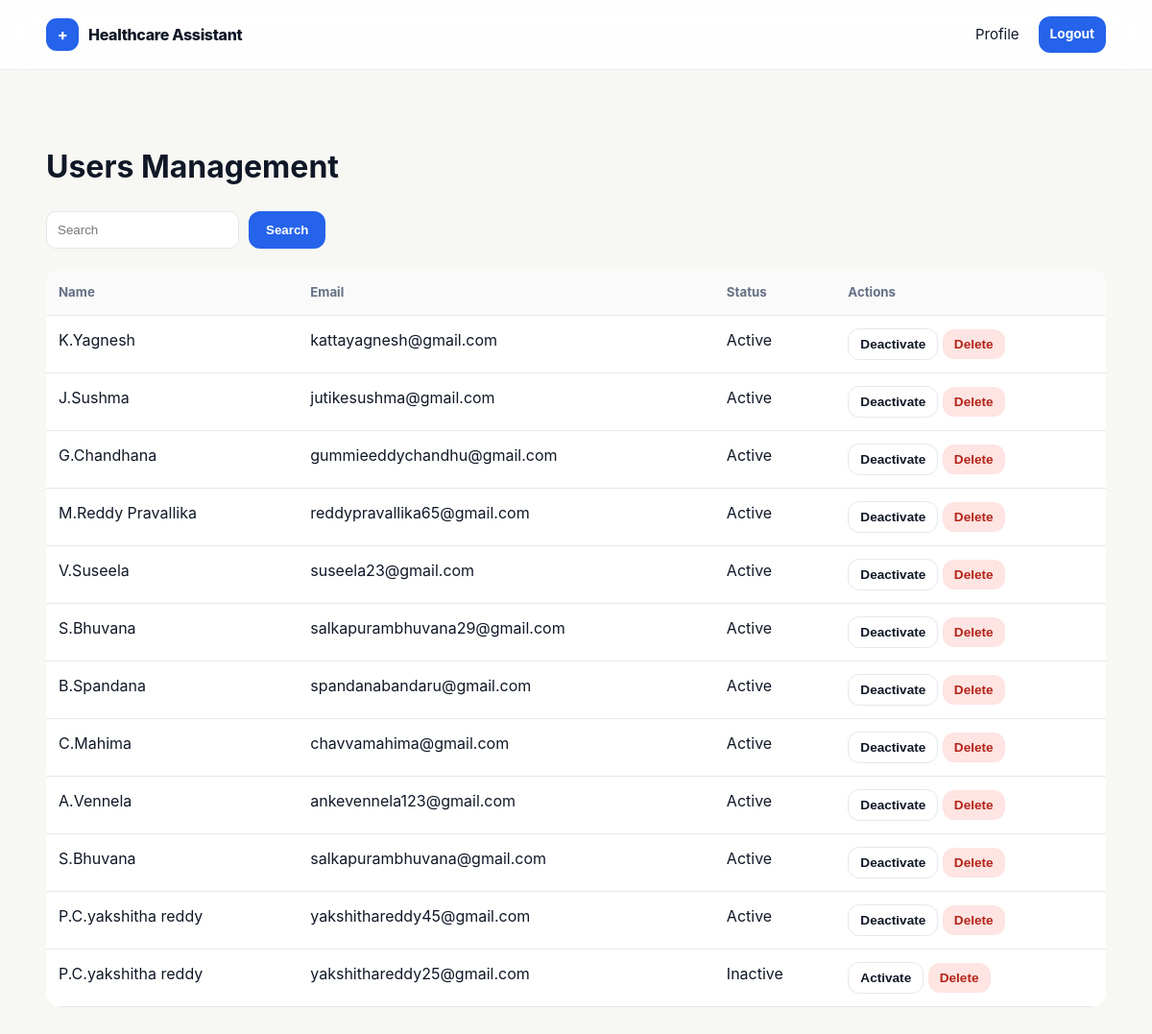
The app's page /admin/users (signed in) with its own data.
### app.py (models this page shows, shortened)
class User(db.Model):
    id = db.Column(db.Integer, primary_key=True)
    name = db.Column(db.String(120), nullable=False)
    email = db.Column(db.String(255), unique=True, nullable=False, index=True)
    password_hash = db.Column(db.String(255), nullable=False)
    age = db.Column(db.Integer)
    gender = db.Column(db.String(40))
    height = db.Column(db.Float)
    weight = db.Column(db.Float)
    is_active = db.Column(db.Boolean, default=True)
    created_at = db.Column(db.DateTime, default=datetime.utcnow)
    symptom_checks = db.relationship("SymptomCheck", backref="user", cascade="all, delete-orphan")
    chats = db.relationship("Chat", backref="user", cascade="all, delete-orphan")
    feedback = db.relationship("Feedback", backref="user", cascade="all, delete-orphan")

### app.py (the view)
@app.route("/admin/users")
@admin_required
def admin_users():
    q=request.args.get("q","").strip(); query=User.query
    if q: query=query.filter((User.name.ilike(f"%{q}%"))|(User.email.ilike(f"%{q}%")))
    return render_template("admin_users.html",users=query.order_by(User.created_at.desc()).all(),q=q)

### app.py (called while the page is built)
def admin_required(fn):
    @wraps(fn)
    def wrapper(*a, **kw):
        aid = session.get("admin_id")
        if not aid:
            flash("Admin login required.", "info")
            return redirect(url_for("admin_login"))
        aobj = db.session.get(Admin, aid)
        if not aobj or not aobj.is_active:
            session.clear()
            return redirect(url_for("admin_login"))
        return fn(*a, **kw)
    return wrapper

@app.context_processor
def globals():
    return {"current_user": db.session.get(User, session.get("user_id")) if session.get("user_id") else None,
            "current_admin": db.session.get(Admin, session.get("admin_id")) if session.get("admin_id") else None}

### templates/admin_users.html
{% extends "base.html" %}{% block title %}Users{% endblock %}{% block content %}<main class="app-main"><div class="container"><h1>Users Management</h1><form class="toolbar"><input name="q" value="{{q}}" placeholder="Search"><button class="btn">Search</button></form><div class="table-wrap"><table class="table"><tr><th>Name</th><th>Email</th><th>Status</th><th>Actions</th></tr>{% for u in users %}<tr><td>{{u.name}}</td><td>{{u.email}}</td><td>{{'Active' if u.is_active else 'Inactive'}}</td><td><form style="display:inline" method="post" action="{{url_for('admin_user_toggle',user_id=u.id)}}"><button class="btn small secondary">{{'Deactivate' if u.is_active else 'Activate'}}</button></form> <form style="display:inline" method="post" action="{{url_for('admin_user_delete',user_id=u.id)}}"><button class="btn small danger" data-confirm="Delete this user?">Delete</button></form></td></tr>{% endfor %}</table></div></div></main>{% endblock %}

### static/css/style.css (style rules this page uses)
:root { --navy:#101827;--blue:#2563eb;--blue2:#eaf2ff;--bg:#f7f7f4;--white:#fff;--line:#e5e7eb;--muted:#667085;--danger:#b42318;--success:#067647;--shadow:0 12px 35px rgba(16,24,39,.07);--radius:18px }
* { box-sizing:border-box }
html { scroll-behavior:smooth }
body { margin:0;font-family:Inter,ui-sans-serif,system-ui,-apple-system,Segoe UI,sans-serif;color:var(--navy);background:var(--bg);line-height:1.55 }
.container { width:min(1120px,92%);margin:auto }
.btn { display:inline-flex;align-items:center;justify-content:center;gap:8px;border:0;border-radius:12px;padding:12px 18px;font-weight:700;cursor:pointer;background:var(--blue);color:#fff }
.btn.secondary { background:#fff;color:var(--navy);border:1px solid var(--line) }
.btn.danger { background:#fee4e2;color:var(--danger) }
.btn.small { padding:8px 12px;font-size:.85rem }
.app-main { padding:55px 0 90px }
.toolbar { display:flex;gap:10px;flex-wrap:wrap;align-items:center;margin-bottom:22px }
.toolbar input,.toolbar select { padding:11px;border:1px solid var(--line);border-radius:10px;background:#fff }
.table-wrap { overflow:auto }
.table { width:100%;border-collapse:collapse;background:#fff;border-radius:15px;overflow:hidden }
.table th,.table td { text-align:left;padding:13px;border-bottom:1px solid var(--line);vertical-align:top }
.table th { font-size:.83rem;color:var(--muted);background:#fafafa }

### records on screen
User: name "K.Yagnesh", email "kattayagnesh@gmail.com", is_active "Active", is_active "Deactivate"
User: name "J.Sushma", email "jutikesushma@gmail.com", is_active "Active", is_active "Deactivate"
User: name "G.Chandhana", email "gummieeddychandhu@gmail.com", is_active "Active", is_active "Deactivate"
User: name "M.Reddy Pravallika", email "reddypravallika65@gmail.com", is_active "Active", is_active "Deactivate"
User: name "V.Suseela", email "suseela23@gmail.com", is_active "Active", is_active "Deactivate"
User: name "S.Bhuvana", email "salkapurambhuvana29@gmail.com", is_active "Active", is_active "Deactivate"
User: name "B.Spandana", email "spandanabandaru@gmail.com", is_active "Active", is_active "Deactivate"
User: name "C.Mahima", email "chavvamahima@gmail.com", is_active "Active", is_active "Deactivate"
User: name "A.Vennela", email "ankevennela123@gmail.com", is_active "Active", is_active "Deactivate"
User: name "S.Bhuvana", email "salkapurambhuvana@gmail.com", is_active "Active", is_active "Deactivate"
User: name "P.C.yakshitha reddy", email "yakshithareddy45@gmail.com", is_active "Active", is_active "Deactivate"
User: name "P.C.yakshitha reddy", email "yakshithareddy25@gmail.com", is_active "Inactive", is_active "Activate"
